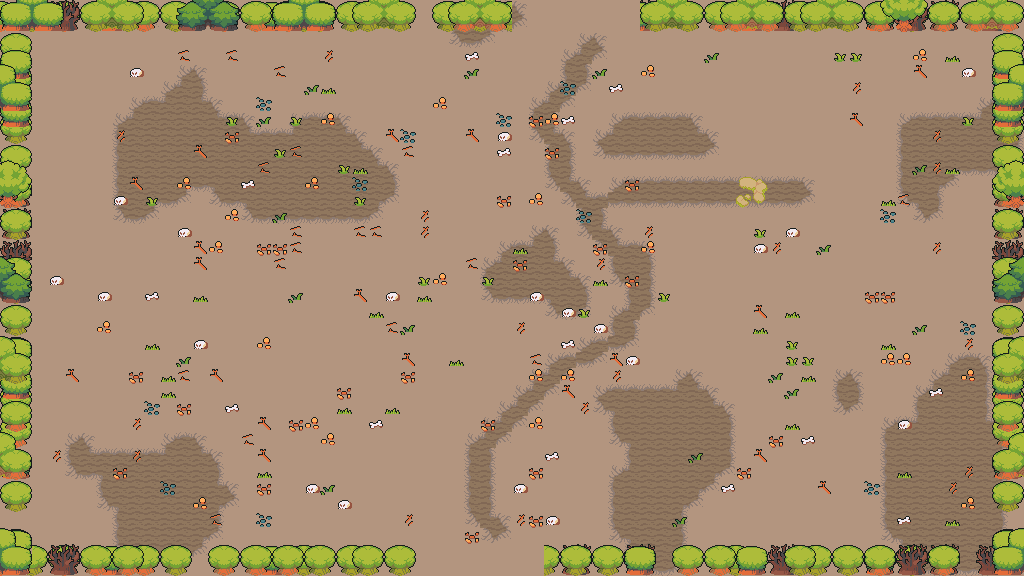

A level layout from a 2D game, rendered from its tile map. Below: a short description, then the map file with tile-grid data replaced by summaries:
An orthogonal 64x36 tile map with 16x16 px tiles, 7 tile layers (floor, ground, path, decor, ...), 8 tilesets and 40 objects (23x prop, 8x spawn, 6x obstacle, 2x door, playerStart).

<map version="1.10" tiledversion="1.11.0" orientation="orthogonal" renderorder="right-down" width="64" height="36" tilewidth="16" tileheight="16" infinite="0" nextlayerid="9" nextobjectid="41">
 <properties>
    <property name="chapter" type="int" value="3" />
    <property name="room" type="int" value="12" />
    <property name="isBossRoom" type="bool" value="false" />
 </properties>
 <tileset firstgid="1" source="ground.tsx" />
 <tileset firstgid="241" source="village.tsx" />
 <tileset firstgid="481" source="house.tsx" />
 <tileset firstgid="1240" source="towers.tsx" />
 <tileset firstgid="1384" source="hole.tsx" />
 <tileset firstgid="1439" source="floordetail.tsx" />
 <tileset firstgid="1519" source="tilefloor.tsx" />
 <tileset firstgid="2091" source="nature.tsx" />
 <layer id="1" name="floor" width="64" height="36">
  <data>[2304 cells, 2304 non-empty, 1 distinct tile ids]</data>
 </layer>
 <layer id="2" name="ground" width="64" height="36">
  <data>[2304 cells, 484 non-empty, 13 distinct tile ids]</data>
 </layer>
 <layer id="3" name="path" width="64" height="36">
  <data>[2304 cells, 112 non-empty, 12 distinct tile ids]</data>
 </layer>
 <layer id="4" name="decor" width="64" height="36">
  <data>[2304 cells, 216 non-empty, 15 distinct tile ids]</data>
 </layer>
 <layer id="5" name="border-back" width="64" height="36">
  <data>[2304 cells, 296 non-empty, 24 distinct tile ids]</data>
 </layer>
 <layer id="6" name="border-mid" width="64" height="36">
  <data>[2304 cells, 289 non-empty, 24 distinct tile ids]</data>
 </layer>
 <layer id="7" name="border-front" width="64" height="36">
  <data>[2304 cells, 158 non-empty, 65 distinct tile ids]</data>
 </layer>
 <objectgroup id="8" name="objects">
  <object id="1" name="playerStart" x="480" y="336"><point /></object>
  <object id="2" name="spawn" x="568" y="472">
   <properties>
    <property name="role" value="caster" />
    <property name="wave" type="int" value="1" />
    <property name="elite" type="bool" value="false" />
   </properties>
  <point /></object>
  <object id="3" name="spawn" x="456" y="472">
   <properties>
    <property name="role" value="chaser" />
    <property name="wave" type="int" value="1" />
    <property name="elite" type="bool" value="false" />
   </properties>
  <point /></object>
  <object id="4" name="spawn" x="456" y="216">
   <properties>
    <property name="role" value="tank" />
    <property name="wave" type="int" value="2" />
    <property name="elite" type="bool" value="false" />
   </properties>
  <point /></object>
  <object id="5" name="spawn" x="624" y="320">
   <properties>
    <property name="role" value="chaser" />
    <property name="wave" type="int" value="2" />
    <property name="elite" type="bool" value="false" />
   </properties>
  <point /></object>
  <object id="6" name="spawn" x="656" y="392">
   <properties>
    <property name="role" value="caster" />
    <property name="wave" type="int" value="3" />
    <property name="elite" type="bool" value="false" />
   </properties>
  <point /></object>
  <object id="7" name="spawn" x="368" y="368">
   <properties>
    <property name="role" value="tank" />
    <property name="wave" type="int" value="3" />
    <property name="elite" type="bool" value="false" />
   </properties>
  <point /></object>
  <object id="8" name="spawn" x="448" y="152">
   <properties>
    <property name="role" value="caster" />
    <property name="wave" type="int" value="3" />
    <property name="elite" type="bool" value="true" />
   </properties>
  <point /></object>
  <object id="9" name="spawn" x="536" y="224">
   <properties>
    <property name="role" value="chaser" />
    <property name="wave" type="int" value="3" />
    <property name="elite" type="bool" value="false" />
   </properties>
  <point /></object>
  <object id="10" name="door" x="480" y="568"><point /></object>
  <object id="11" name="door" x="584" y="8"><point /></object>
  <object id="12" name="obstacle" x="0" y="544" width="416" height="32">
   <properties>
    <property name="kind" value="edge" />
   </properties>
  </object>
  <object id="13" name="obstacle" x="544" y="544" width="480" height="32">
   <properties>
    <property name="kind" value="edge" />
   </properties>
  </object>
  <object id="14" name="obstacle" x="0" y="0" width="512" height="32">
   <properties>
    <property name="kind" value="edge" />
   </properties>
  </object>
  <object id="15" name="obstacle" x="640" y="0" width="384" height="32">
   <properties>
    <property name="kind" value="edge" />
   </properties>
  </object>
  <object id="16" name="obstacle" x="0" y="32" width="32" height="512">
   <properties>
    <property name="kind" value="edge" />
   </properties>
  </object>
  <object id="17" name="obstacle" x="992" y="32" width="32" height="512">
   <properties>
    <property name="kind" value="edge" />
   </properties>
  </object>
  <object id="18" name="prop" x="608" y="112" width="64" height="48">
   <properties>
    <property name="key" value="ruined-house-orange" />
   </properties>
  </object>
  <object id="19" name="prop" x="688" y="80" width="64" height="80">
   <properties>
    <property name="key" value="house-timber-large" />
   </properties>
  </object>
  <object id="20" name="prop" x="768" y="112" width="64" height="48">
   <properties>
    <property name="key" value="house-ruined" />
   </properties>
  </object>
  <object id="21" name="prop" x="704" y="96" width="16" height="22">
   <properties>
    <property name="key" value="barrel-mossy" />
   </properties>
  </object>
  <object id="22" name="prop" x="672" y="208" width="27" height="27">
   <properties>
    <property name="key" value="cart-ruined" />
   </properties>
  </object>
  <object id="23" name="prop" x="752" y="48" width="16" height="22">
   <properties>
    <property name="key" value="pillar-stump" />
   </properties>
  </object>
  <object id="24" name="prop" x="608" y="208" width="16" height="16">
   <properties>
    <property name="key" value="stump-mossy" />
   </properties>
  </object>
  <object id="25" name="prop" x="640" y="96" width="16" height="20">
   <properties>
    <property name="key" value="barrel-open-mossy" />
   </properties>
  </object>
  <object id="26" name="prop" x="79" y="182" width="16" height="22">
   <properties>
    <property name="key" value="pillar-stump" />
   </properties>
  </object>
  <object id="27" name="prop" x="464" y="192" width="16" height="16">
   <properties>
    <property name="key" value="grass-tall" />
   </properties>
  </object>
  <object id="28" name="prop" x="128" y="96" width="16" height="16">
   <properties>
    <property name="key" value="bush-green" />
   </properties>
  </object>
  <object id="29" name="prop" x="352" y="256" width="16" height="16">
   <properties>
    <property name="key" value="grass-tall" />
   </properties>
  </object>
  <object id="30" name="prop" x="416" y="64" width="16" height="16">
   <properties>
    <property name="key" value="bush-green" />
   </properties>
  </object>
  <object id="31" name="prop" x="311" y="328" width="32" height="32">
   <properties>
    <property name="key" value="tree-mossy" />
   </properties>
  </object>
  <object id="32" name="prop" x="224" y="304" width="16" height="16">
   <properties>
    <property name="key" value="bush-dark" />
   </properties>
  </object>
  <object id="33" name="prop" x="80" y="512" width="16" height="16">
   <properties>
    <property name="key" value="bush-dark" />
   </properties>
  </object>
  <object id="34" name="prop" x="240" y="304" width="16" height="16">
   <properties>
    <property name="key" value="bush-dark" />
   </properties>
  </object>
  <object id="35" name="prop" x="448" y="432" width="16" height="16">
   <properties>
    <property name="key" value="grass-tall" />
   </properties>
  </object>
  </objectgroup>
</map>
<!-- 5 of 40 objects omitted -->
